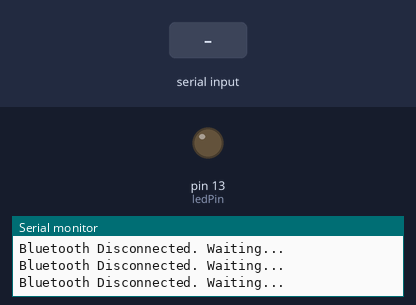
A sketch run on a simulated Arduino Uno, built with avr-gcc and run on an emulated ATmega328P. Parts: output pins drawn as LEDs (lit = HIGH), the last lines printed to the serial monitor. The inputs (shaded band) are chosen by the test bench.

Above: at 2.8 s.
2.9 s: "1" received over the second serial link
At 3.8 s:
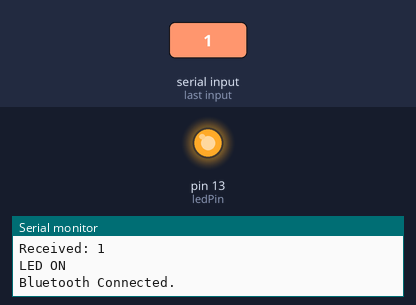
4.5 s: "0" received over the second serial link
At 5.4 s:
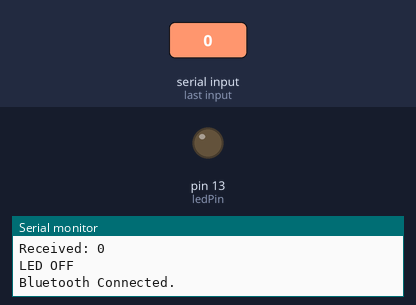
Timing chart, 0 to 7.5 s (numbered marks = the images above; inputs shaded):
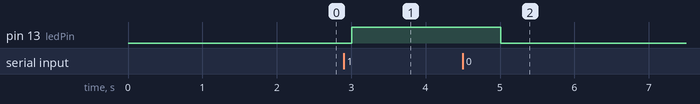

The sketch:

bluetoothAndroidArduino.ino
```cpp
#include <SoftwareSerial.h>
// SoftwareSerial library for serial communication with Bluetooth module
// Can download from https://github.com/PaulStoffregen/SoftwareSerial

SoftwareSerial BTSerial(10, 11); // RX, TX for Bluetooth module

const int ledPin = 13; // LED connected to pin 13
bool isConnected = false; // Track Bluetooth connection status

void setup() {
    pinMode(ledPin, OUTPUT);
    BTSerial.begin(9600); // HC-05 default baud rate
    Serial.begin(9600); // Serial Monitor
    Serial.println("Waiting for Bluetooth connection...");
}

void loop() {
    if (BTSerial.available()) {
        isConnected = true; // Bluetooth is connected if data is received
        char command = BTSerial.read();
        Serial.print("Received: ");
        Serial.println(command); // Print received command for debugging

        if (command == '1') {
            digitalWrite(ledPin, HIGH); // Turn LED ON
            Serial.println("LED ON");
        }
        else if (command == '0') {
            digitalWrite(ledPin, LOW); // Turn LED OFF
            Serial.println("LED OFF");
        }
    }

    // Check Bluetooth status
    if (isConnected) {
        Serial.println("Bluetooth Connected.");
        isConnected = false; // Reset status until next message
    } else {
        Serial.println("Bluetooth Disconnected. Waiting...");
    }

    delay(1000); // Delay for better readability in Serial Monitor
}

// Make an app to send '1' to turn LED ON and '0' to turn LED OFF from MIT App Inventor
// Tutorial: https://randomnerdtutorials.com/mit-app-inventor-bluetooth-arduino-tutorial/
// https://www.youtube.com/watch?v=9thse2PmyoQ
// https://www.youtube.com/watch?v=w5LgLsCumFI&t=16s
// https://www.youtube.com/watch?v=aQcJ4uHdQEA
```

rfid_ID_checker.c
```cpp
#include <SPI.h>
#include <MFRC522.h>

#define SS_PIN 10
#define RST_PIN 9

MFRC522 rfid(SS_PIN, RST_PIN);  // Create MFRC522 instance

void setup() {
  Serial.begin(9600);   // Start the serial communication at 9600 baud rate
  SPI.begin();          // Start the SPI bus
  rfid.PCD_Init();      // Initialize the MFRC522 reader
  Serial.println("Scan an RFID card to get its UID...");
}

void loop() {
  // Check if a new RFID card is present
  if (!rfid.PICC_IsNewCardPresent()) {
    return;
  }

  // Read the card's serial number (UID)
  if (!rfid.PICC_ReadCardSerial()) {
    return;
  }

  // Print the UID of the card to the serial monitor
  Serial.print("Card UID: ");
  for (byte i = 0; i < rfid.uid.size; i++) {
    Serial.print(rfid.uid.uidByte[i] < 0x10 ? " 0" : " ");
    Serial.print(rfid.uid.uidByte[i], HEX);
  }
  Serial.println(); // Add a new line after the UID

  // Halt the card after reading the UID
  rfid.PICC_HaltA();
}
```

Measured:
- after the input at 2.9 s, pin 13 (ledPin): LOW → HIGH after 0.11 s
- after the input at 4.5 s, pin 13 (ledPin): HIGH → LOW after 0.51 s
